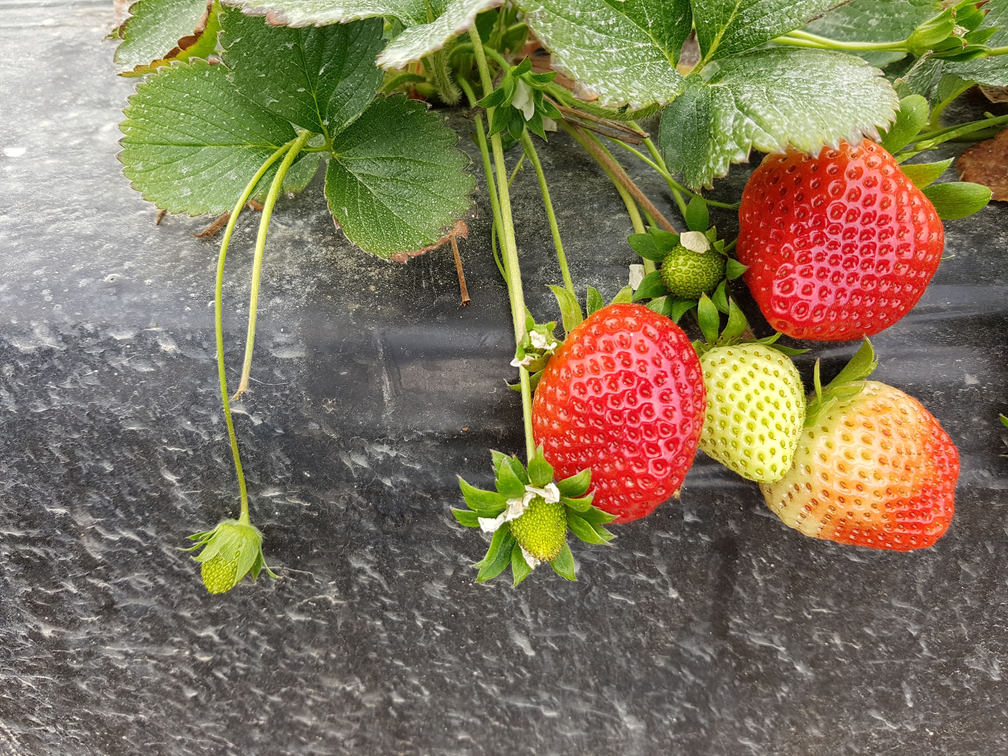
#> input picture image_processing/lab1/473.png, 1008 x 756 px, found by its file name
$ python lab1_1_2.py
#> lines starting #> are read from the running program, lines starting #| are printed output that depends on the picture
import cv2
import numpy as np
import matplotlib.pyplot as plt

img=cv2.imread("/Users/thesky/Desktop/Python/โค้ด/image_processing/473.png")
#> img is the input picture: shape (756, 1008, 3); mean B, G, R 90.9, 117, 129.1
RGB_img = cv2.cvtColor(img, cv2.COLOR_BGR2RGB)
img_xr = RGB_img[:, :, 0]
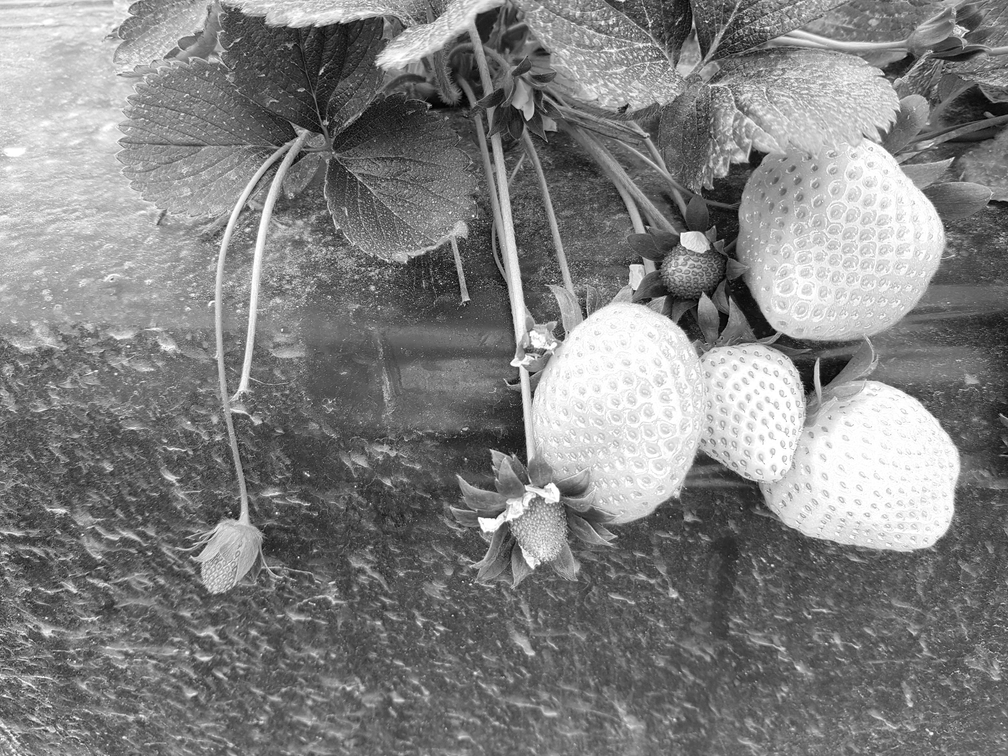
#> img_xr: shape (756, 1008); min 0, max 255, mean 129.1
img_xg = RGB_img[:, :, 1]
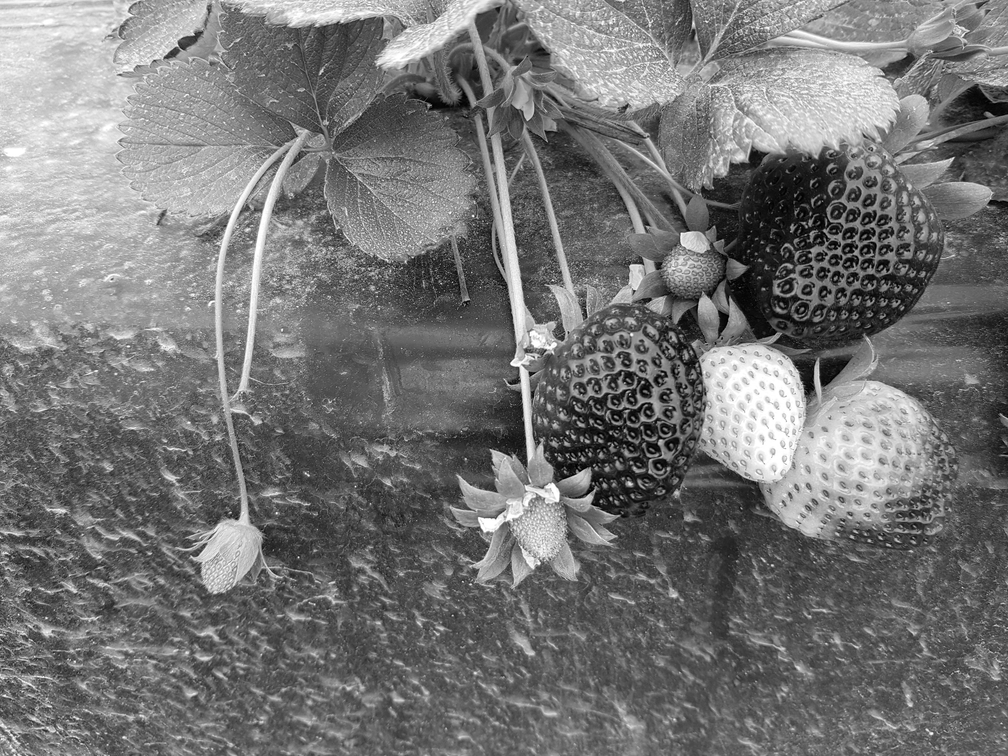
#> img_xg: shape (756, 1008); min 0, max 255, mean 117
img_xb = RGB_img[:, :, 2]
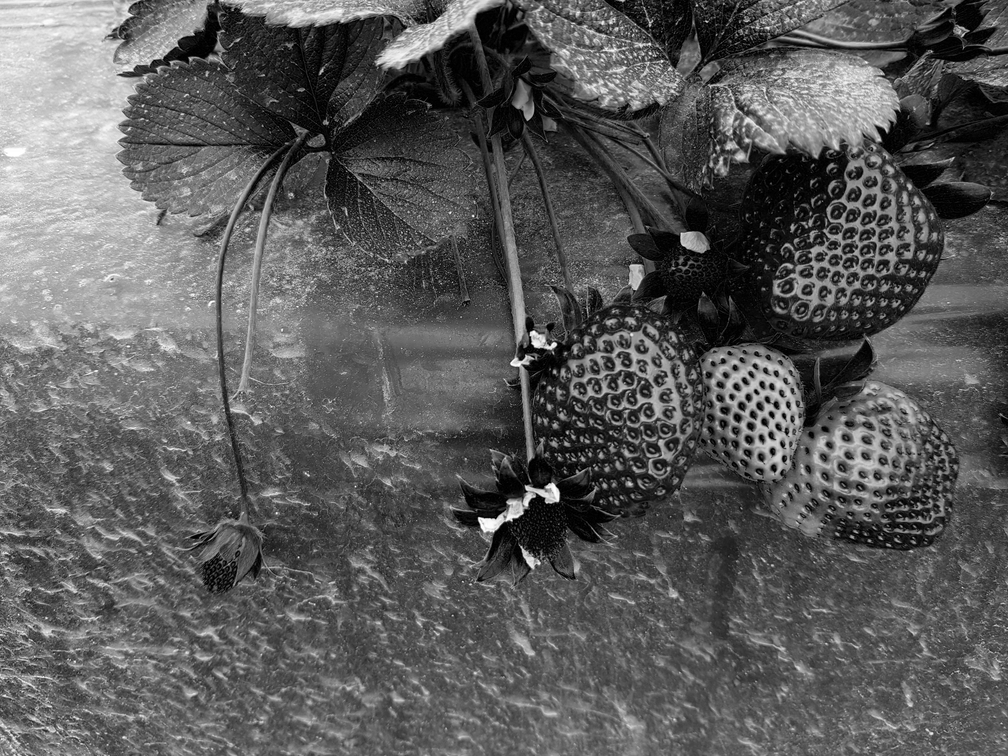
#> img_xb: shape (756, 1008); min 0, max 255, mean 90.9

plt.subplot(2, 2, 1)
plt.imshow(img_xr, cmap= "gray")
plt.title('R')

print(RGB_img.shape)
#| (756, 1008, 3)
img_transpose = np.transpose(RGB_img)
print(img_transpose.shape)
#| (3, 1008, 756)
plt.subplot(2, 2, 2)
plt.imshow(img_transpose[0, :, :], cmap= "gray")
plt.title('transpose image')

img_moveaxis = np.moveaxis(RGB_img, 2, 0)
print(img_moveaxis.shape)
#| (3, 756, 1008)
plt.subplot(2, 2, 3)
plt.imshow(img_moveaxis[0, :, :], cmap= "gray")
plt.title('moveaxis image')

height, width, channels = RGB_img.shape
#> height = 756; width = 1008; channels = 3
img_reshape = np.reshape(RGB_img, (channels, height, width))
print(img_reshape.shape)
#| (3, 756, 1008)
plt.subplot(2, 2, 4)
plt.imshow(img_reshape[0, :, :], cmap= "gray")
plt.title('reshape image')

plt.show()
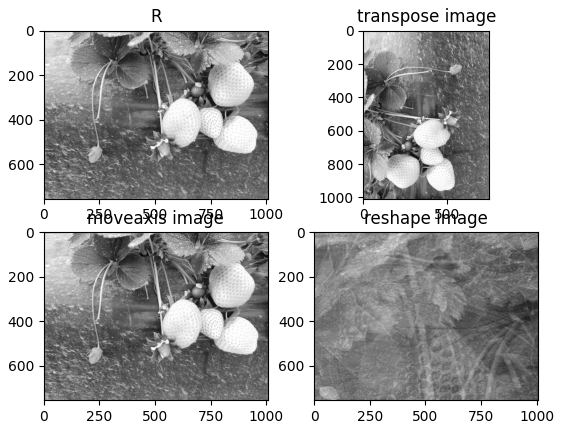
#> figure drawn by matplotlib, 4 panels
